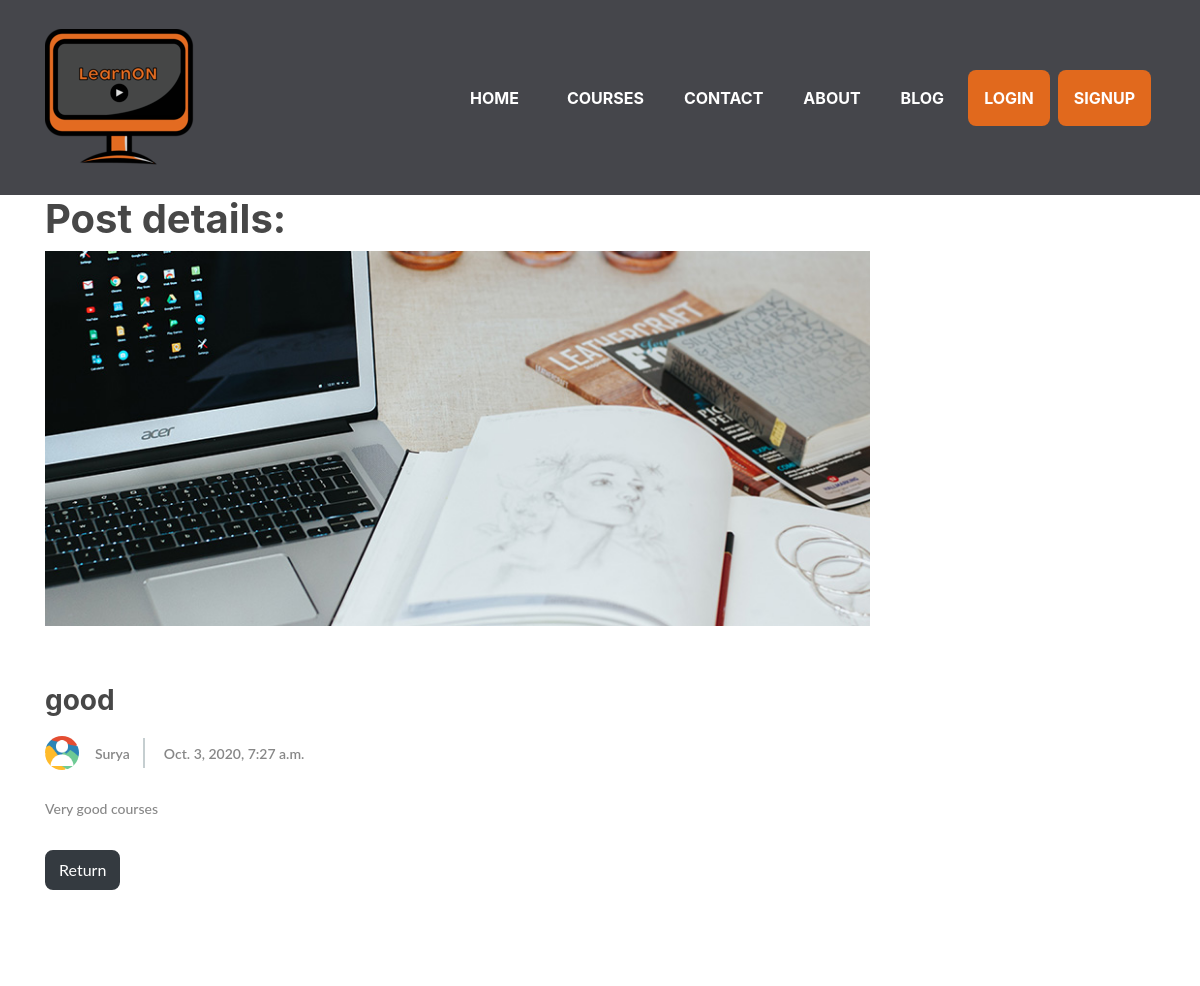
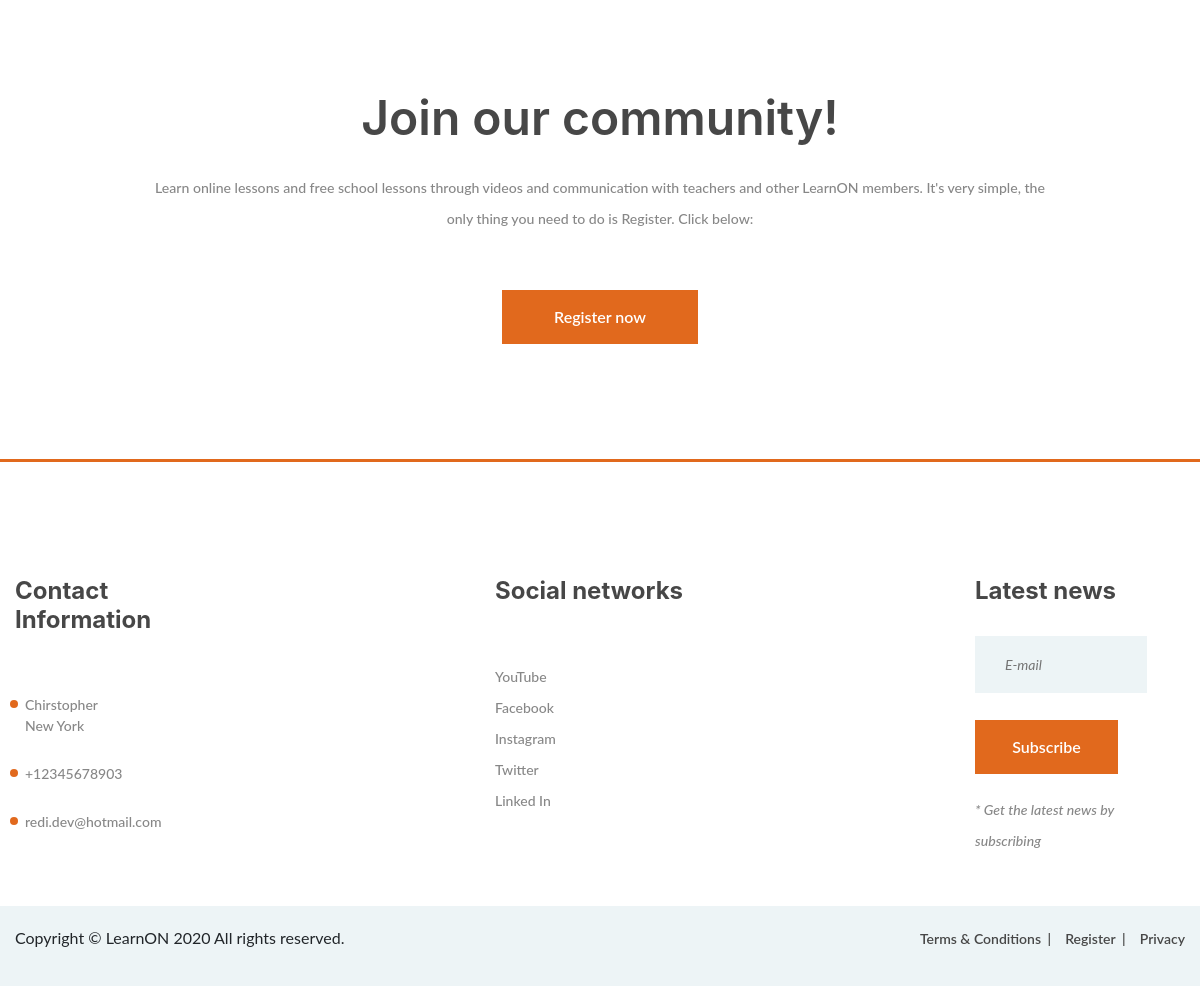
/blog/5/, run on the app's committed database (2 pictures, top to bottom).
### blog/models.py (models this page shows, shortened)
class Post(models.Model):
    author = models.ForeignKey(User,on_delete=models.CASCADE)
    title = models.CharField(max_length=30)
    text = models.TextField()
    created_date = models.DateTimeField(default=timezone.now)

### blog/views.py (the view)
# urls.py: path('blog/<int:pk>/',PostDetailView.as_view(),name='post_detail'),
class PostDetailView(DetailView):
    context_object_name = 'post'
    template_name = 'blog/post_detail.html'
    model = Post

### blog/templates/blog/post_detail.html (shortened to what this page needs)
{% extends 'base.html' %}
{% load static %}
{% block content %}
<div class="container">
    <div class="row">
      <div class="col-lg-9">
          <h1>Post details:</h1>
        <div class="blog-post">
          <img src="{% static 'webuni/img/blog/3.jpg' %}" alt="">
          <h3>{{ post.title }}</h3>
          <div class="blog-metas">
            <div class="blog-meta author">
              <div class="post-author set-bg" data-setbg="/media/{{ post.author.profile.profile_pic }}"></div>
              <a href="#">{{ post.author|capfirst }}</a>
            </div>
            <div class="blog-meta">
              <a href="#">{{ post.created_date }}</a>
            </div>
          </div>
          <p>{{ post.text|capfirst }} </p>
          <a href="/blog/" class="btn btn-dark">Return</a>
        </div>
      </div>
    </div>
</div>
{% endblock content %}

### static/webuni/css/style.css (style rules this page uses)
html, body { height: 100%; font-family: 'Raleway', sans-serif; -webkit-font-smoothing: antialiased; font-smoothing: antialiased; scroll-behavior: smooth; }
h1, h2, h3, h4, h5, h6 { margin: 0; font-weight: 600; color: #474747; }
h1 { font-size: 70px; }
h3 { font-size: 30px; }
p { font-size: 14.1px; color: #878787; line-height: 2.2; font-weight: 500; }
img { max-width: 100%; }
::placeholder { font-style: italic; }
.set-bg { background-repeat: no-repeat; background-size: cover; background-position: top center; }
.blog-post { margin-bottom: 70px; }
.blog-post h3 { padding-top: 58px; margin-bottom: 15px; }
.blog-post p { font-weight: 500; font-size: 14px; margin-bottom: 25px; }
.blog-post .blog-metas { margin-bottom: 15px; }
.blog-post .blog-metas .blog-meta { display: inline-block; padding: 9px 15px; position: relative; margin-bottom: 5px; }
.blog-post .blog-metas .blog-meta:last-child:after { display: none; }
.blog-post .blog-metas .blog-meta:after { position: absolute; content: ""; width: 2px; height: 30px; right: 0; top: calc(50% - 15px); background: #c5ced0; }
.blog-post .blog-metas .blog-meta.author { position: relative; padding-left: 50px; }
.blog-post .blog-metas .blog-meta.author .post-author { position: absolute; width: 34px; height: 34px; left: 0; top: calc(50% - 17px); border-radius: 50%; float: left; margin-right: 5px; }
.blog-post .blog-metas .blog-meta a { font-size: 14px; font-weight: 600; color: #878787; }
@media (min-width: 1200px) { .container { max-width: 1180px; } }

### data on the page
Post: title "good", author "Surya", created_date "Oct. 3, 2020, 7:27 a.m.", text "Very good courses"
